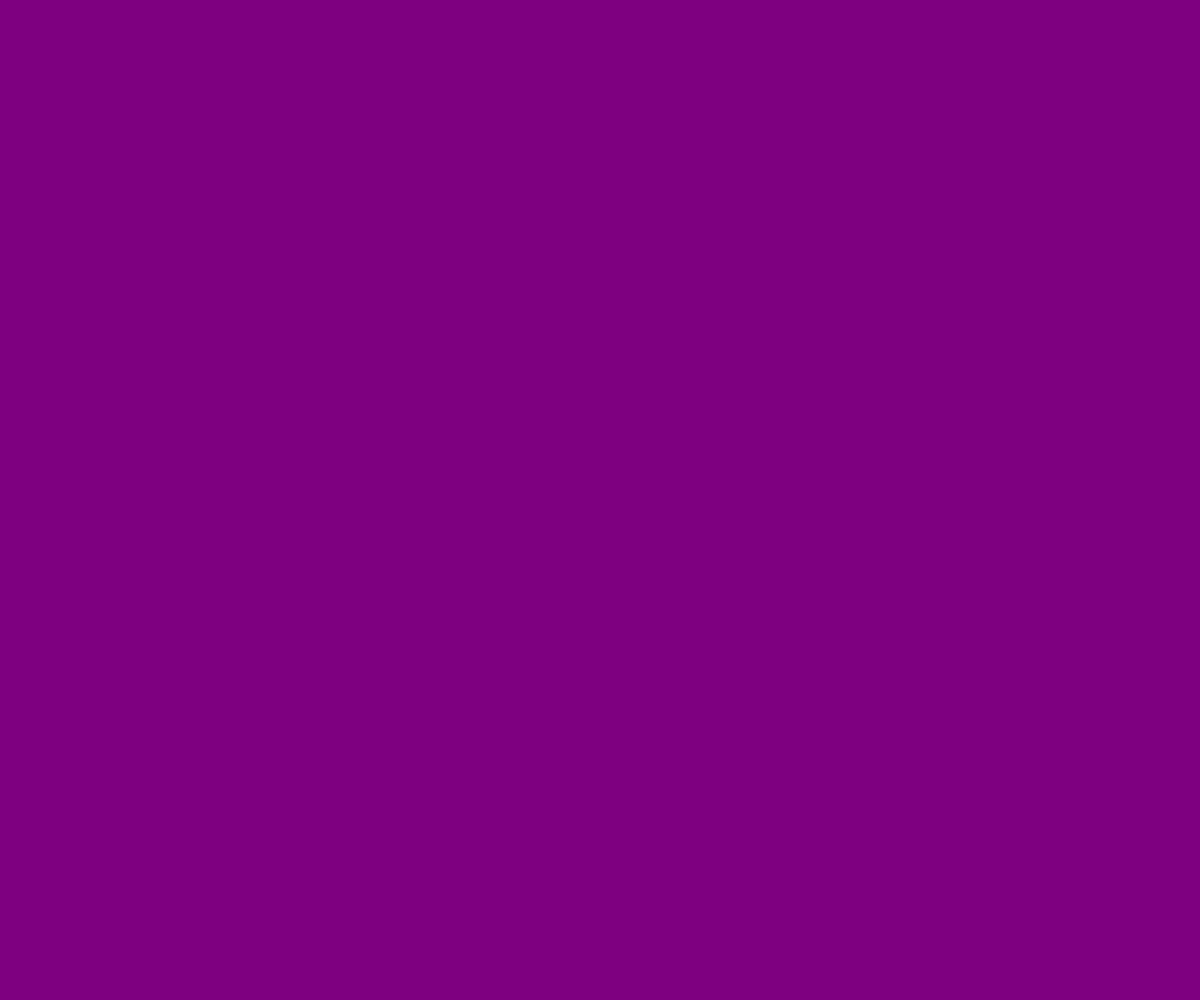
Frame 1 (no input)
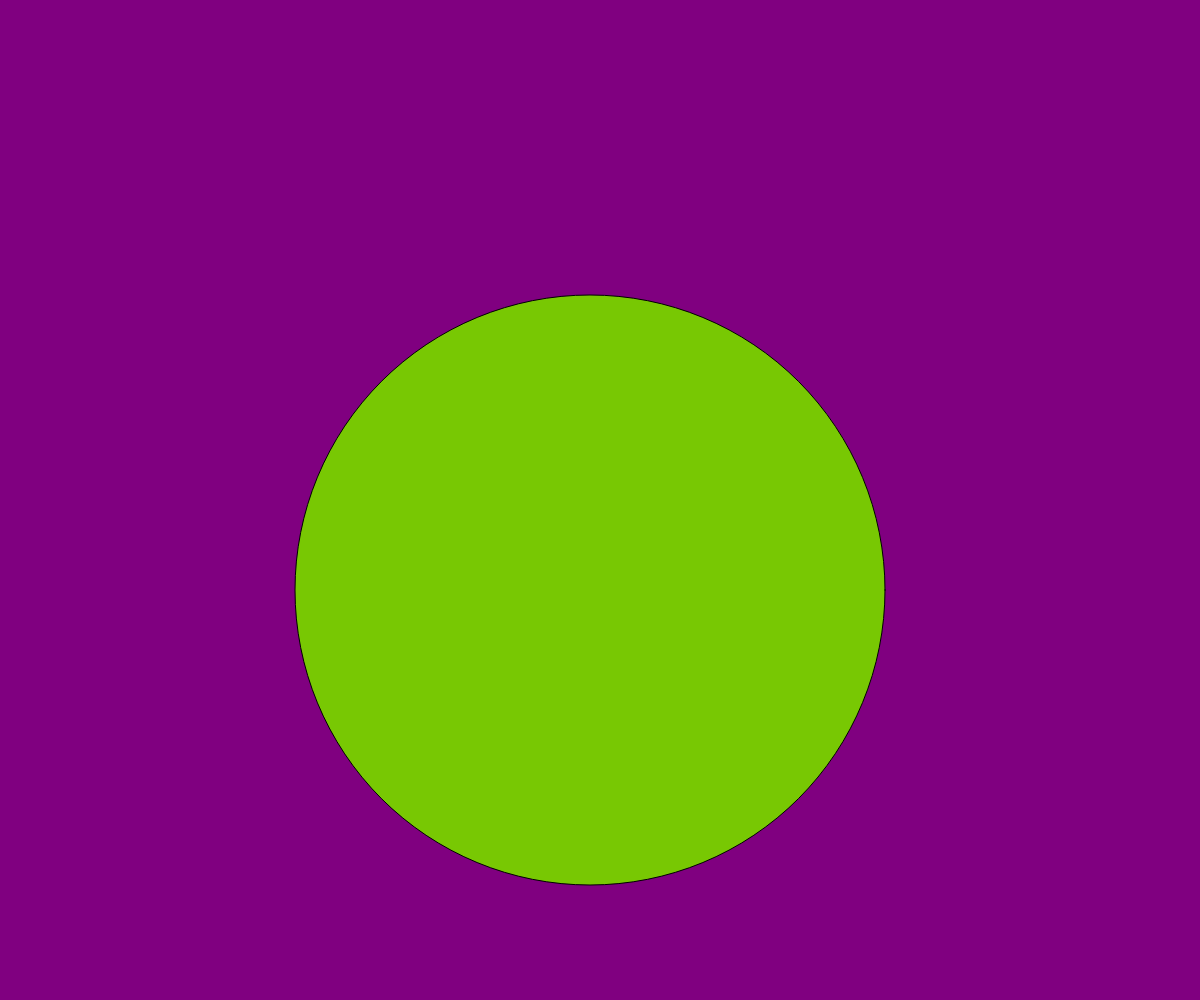
Frame 60 (no input)
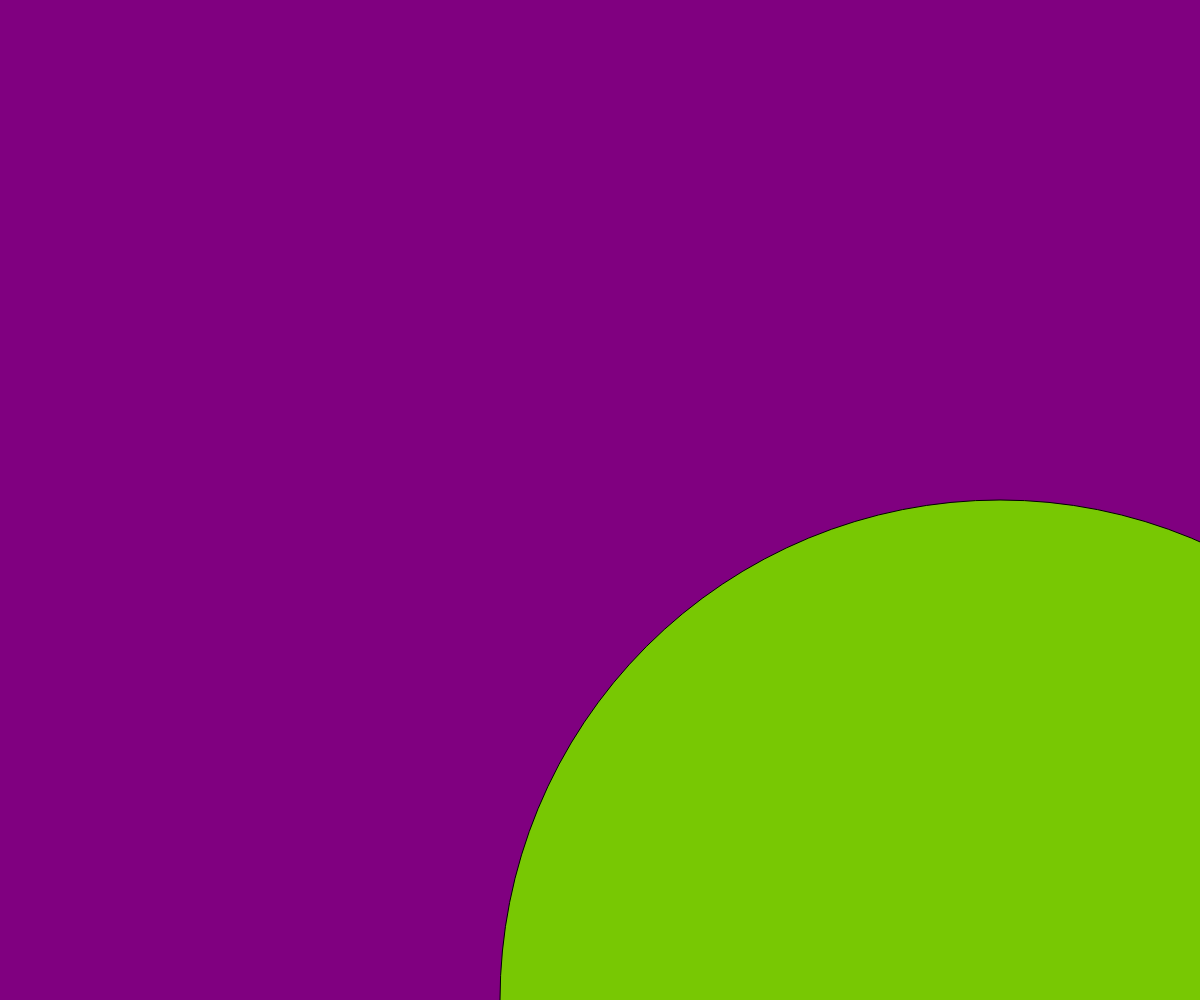
Frame 120 (the mouse pressed at the canvas centre since frame 60)

The p5.js sketch that drew these frames (run headless with seeded random() and noise() and a simulated clock; from frame 60 on, the mouse is pressed at the canvas centre):

// p5.js sketch
// ── sketch.js
var x = 0;

//setup does not loop
function setup(){
    createCanvas(windowWidth,windowHeight);
}

//draw loops
function draw(){
    background('purple');
    fill(120,200,3);
    ellipse(x,x,x,x);
   if (x<height || x<width){
        x+=10;
    }
    if (x>height || x>width){
        x=x-10;
    }
}
